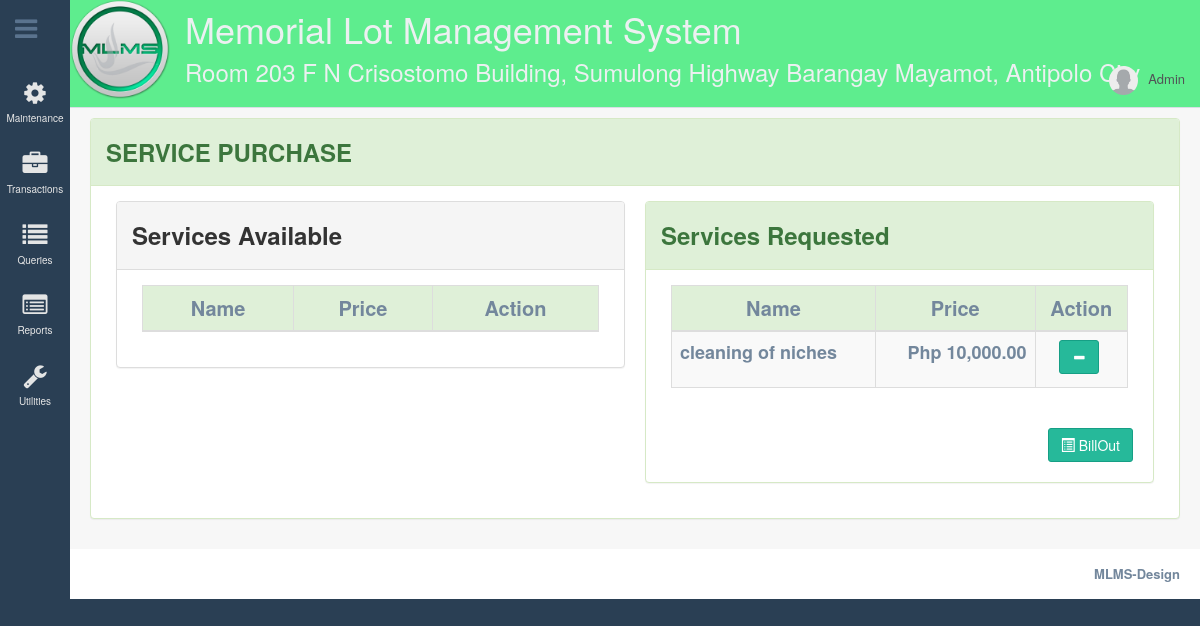
The app's page /pages/transaction/service-request-transaction.php with its own data.
### tables this page shows
CREATE TABLE `tblcompanysettings` (
  `intCompanyID` int(11) NOT NULL AUTO_INCREMENT,
  `strCompanyName` varchar(60) DEFAULT NULL,
  `strAddress` varchar(100) DEFAULT NULL,
  `strContactNo` varchar(15) DEFAULT NULL,
  `strEmailAddress` varchar(20) DEFAULT NULL,
  `strLogo` text,
  `strColor` varchar(20) DEFAULT NULL,
  PRIMARY KEY (`intCompanyID`)
);

CREATE TABLE `tblservice` (
  `intServiceID` int(11) NOT NULL AUTO_INCREMENT,
  `strServiceName` varchar(45) NOT NULL,
  `dblServicePrice` decimal(12,2) NOT NULL,
  `intStatus` int(11) NOT NULL,
  `strServiceStatus` varchar(45) DEFAULT NULL,
  `intServiceTypeId` int(11) NOT NULL,
  `intServiceRequested` int(11) DEFAULT NULL,
  PRIMARY KEY (`intServiceID`),
  KEY `fk_tblservice_intServiceTypeId_idx` (`intServiceTypeId`),
  CONSTRAINT `fk_tblservice_intServiceTypeId` FOREIGN KEY (`intServiceTypeId`) REFERENCES `tblservicetype` (`intServiceTypeId`) ON UPDATE CASCADE
);

### pages/transaction/service-request-transaction.php (the view, shortened to what this page needs)
<?php
require('../controller/viewdata.php');
require('../controller/alert.php');
            ?>
<!DOCTYPE html>
<html lang="en">
<head>
    <link href="../../vendors/bootstrap/dist/css/bootstrap.min.css" rel="stylesheet">
    <link href="../../vendors/select2/dist/css/select2.min.css" rel="stylesheet">
    <link href="../../vendors/font-awesome/css/font-awesome.min.css" rel="stylesheet">
    <link href="../../vendors/nprogress/nprogress.css" rel="stylesheet">
    <link href="../../vendors/malihu-custom-scrollbar-plugin/jquery.mCustomScrollbar.min.css" rel="stylesheet"/>
    <link href="../../build/css/custom.min.css" rel="stylesheet">
    <link href="../../vendors/datatables.net-bs/css/dataTables.bootstrap.min.css" rel="stylesheet">
    <link href="../../vendors/datatables.net-buttons-bs/css/buttons.bootstrap.min.css" rel="stylesheet">
    <link href="../../vendors/datatables.net-fixedheader-bs/css/fixedHeader.bootstrap.min.css" rel="stylesheet">
    <link href="../../vendors/datatables.net-responsive-bs/css/responsive.bootstrap.min.css" rel="stylesheet">
    <link href="../../vendors/datatables.net-scroller-bs/css/scroller.bootstrap.min.css" rel="stylesheet">
</head>
<body class="nav-sm">
    <div class="container body">
        <div class="main_container">
           	<?php
                    require('../menu/transac-sidemenu.php');
                    require('../menu/topnav.php');
                ?>
            <div class="right_col" role="main">
                <div class = "row">
                    <div class="col-md-12">
                        <div class="panel panel-success ">
                            <div class="panel-heading">
                                <H3><b>SERVICE PURCHASE</b></H3>
                            </div>
                            <div class="panel-body">
                                 <div class="col-md-6">
                                    <div class="panel panel-default">
                                          <div class="panel-heading">
                                              <h3><b>Services Available<b></h3>
                                        </div>
                                        <div class="panel-body">
                                            <div class="table-responsive col-md-12 col-lg-12 col-xs-12">
                                             <table id="datatable-available" class="table table-striped table-bordered dt-responsive nowrap" cellspacing="0" width="100%">
                                                    <thead>
                                                            <tr>
                                                                <th class="success" style = "text-align:center; font-size: 20px;">Name</th>
                                                                <th class="success" style = "text-align:center; font-size: 20px;">Price</th>
                                                                <th class="success" style = "text-align:center; font-size: 20px;">Action</th>
                                                            </tr>
                                                    </thead>
                                            </table>
                                        </div>
                                        </div>
                                    </div>
                                </div>
                                <div class="col-md-6">
                                    <div class="panel panel-success ">
                                        <div class="panel-heading">
                                            <H3><b>Services Requested</b></H3>
                                        </div>
                            <div class="panel-body">
                            <div class="table-responsive col-md-12 col-lg-12 col-xs-12">
                                             <table id="datatable-requested" class="table table-striped table-bordered dt-responsive nowrap" cellspacing="0" width="100%">
                                                    <thead>
                                                            <tr>
                                                                <th class="success" style = "text-align:center; font-size: 20px;">Name</th>
                                                                <th class="success" style = "text-align:center; font-size: 20px;">Price</th>
                                                                <th class="success" style = "text-align:center; font-size: 20px;">Action</th>
                                                            </tr>
                                                    </thead>
                                                    <tbody>
                                                    <?php
                                                            $view = new service();
                                                            $view -> viewServiceRequested();
                                                    ?>
                                                    </tbody>
                                            </table>
                                        </div>
<?php
 $sqlDisplay = mysql_query("select * from tblservice s inner join tblservicetype t on t.intServiceTypeId = s.intServiceTypeId where strServiceStatus='added' and strServiceTypeName='Service Request'",$conn);
 $numD= mysql_num_rows($sqlDisplay);
 if($numD>0){
?>
  <button type="submit" data-toggle="modal" data-target="#modalRequested" style= "margin-top: 20px" class="btn md btn-success pull-right" name= "btnBillOut">
<span class='glyphicon glyphicon-list-alt'></span>  BillOut</button>
<?php
 }
?>
                                        </div>
                                        </div>
                                    </div>
                            </div>
                        </div>
                    </div>
                </div>
            </div>
        </div>
        <footer>
            <div class="pull-right">
                MLMS-Design
            </div>
            <div class="clearfix"></div>
        </footer>
        </div>
  </body>
</html>

### pages/menu/topnav.php (shortened to what this page needs)
<div class="top_nav" >
<?php
        $sql = "SELECT * FROM tblcompanysettings WHERE intCompanyID = '1'";
        $conn = mysql_connect(constant('server'),constant('user'),constant('pass'));
        $result = mysql_query($sql,$conn);
        while($row = mysql_fetch_array($result)){
            $tfCompanyName = $row['strCompanyName'];
            $tfCompanyAddress = $row['strAddress'];
            $file = $row['strLogo'];
            $tfColor = $row['strColor'];
        }
?>
    <div class="nav_menu" style="background-color:<?php echo $tfColor; ?>">
        <a class="navbar-brand" rel="home" href="#" >
            <img style="max-height:100px; max-width: 100px; margin-top: -16px; margin-left: -15px" src="<?php echo $file;?>">
            <div style="margin-left:100px;margin-top: -100px;">
            <h1><?php echo $tfCompanyName; ?></h1>
            <h3><?php echo $tfCompanyAddress; ?></h3>
            </div>
       </a>
        <nav>
            <ul class="nav navbar-nav navbar-right">
                <li class="">
                    <a href="javascript:;" class="user-profile dropdown-toggle" data-toggle="dropdown" aria-expanded="false">
                        <img src="../images/user.png" alt="">Admin
                    </a>
                </li>
            </ul>
        </nav>
    </div>
</div>

### pages/controller/viewdata.php (shortened to what this page needs)
<?php
class service{
					            ?>
					        <?php
 function viewServiceRequested(){
        $sql = "SELECT d.intServiceID,  d.strServiceName,  d.dblServicePrice, d.intStatus, d.intServiceTypeId, s.strServiceTypeName FROM tblservice d
	               INNER JOIN tblservicetype s ON d.intServiceTypeId = s.intServiceTypeId WHERE s.strServiceTypeName!='Service Scheduling' AND d.strServiceStatus='added' ORDER BY d.strServiceName ASC";
        $conn = mysql_connect(constant('server'),constant('user'),constant('pass'));
        $result = mysql_query($sql,$conn);
		while($row = mysql_fetch_array($result)){
			$intServiceID = $row['intServiceID'];
			$strServiceName = $row['strServiceName'];
			$dblServicePrice = $row['dblServicePrice'];
			echo
				"<tr>
				<form method ='POST' >
				   <input type='hidden' name='inputCode' value='$intServiceID'>
				   <td style ='font-size:18px;'>$strServiceName</td>
				    <td style = 'text-align: right; font-size:18px;'>Php ".number_format($dblServicePrice,2)."</td>
                    <td align = 'center'>
                    	 <button type='submit' class='btn btn-success' data-toggle='modal' name= 'btnRemove[$intServiceID]'  data-target='#modalSerRequest'> <i class='glyphicon glyphicon-minus'></i></button>
                    </td>
                  </form>
				</tr>
				";
					            ?>
					        <?php
            }
    }
}
?>

### records on screen
tblcompanysettings: strLogo (picture), strCompanyName "Memorial Lot Management System", strAddress "Room 203 F N Crisostomo Building, Sumulong Highway Barangay Mayamot, Antipolo City"
tblservice: strServiceName "cleaning of niches", dblServicePrice "10,000.00"
